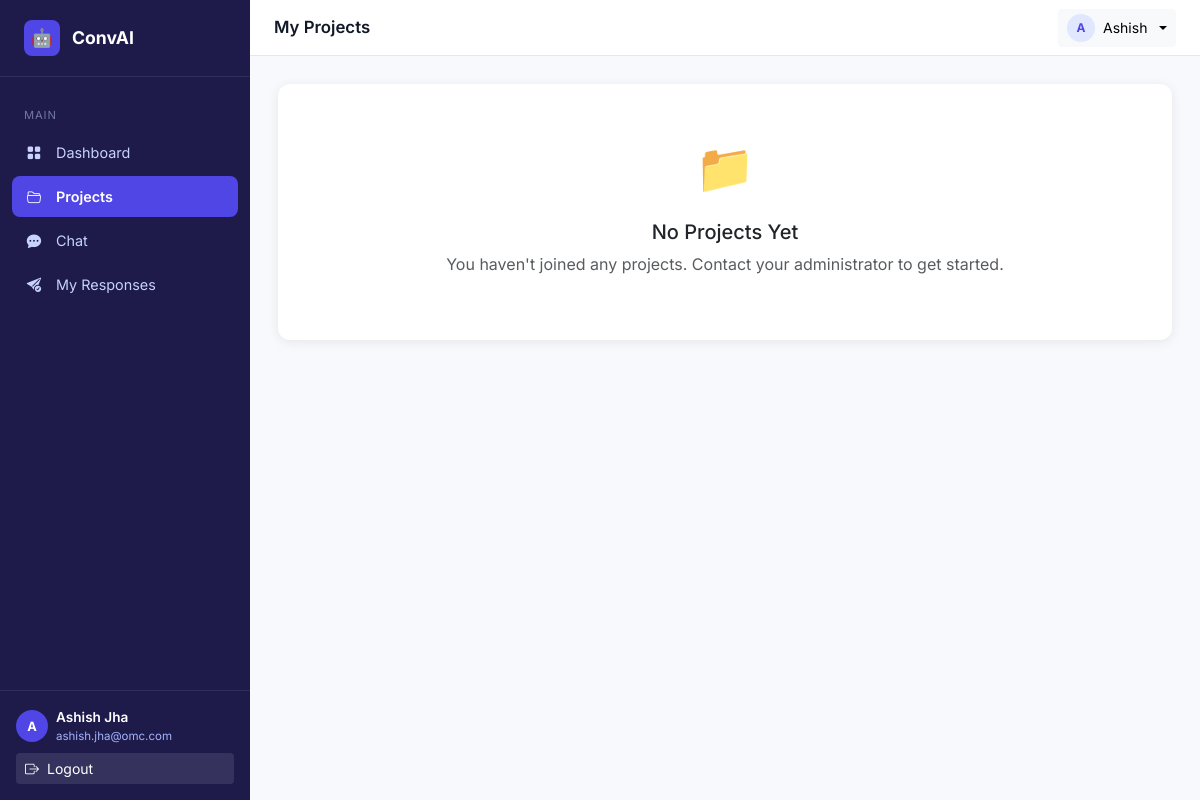
The page /projects/ (signed in) on the database as committed earlier.
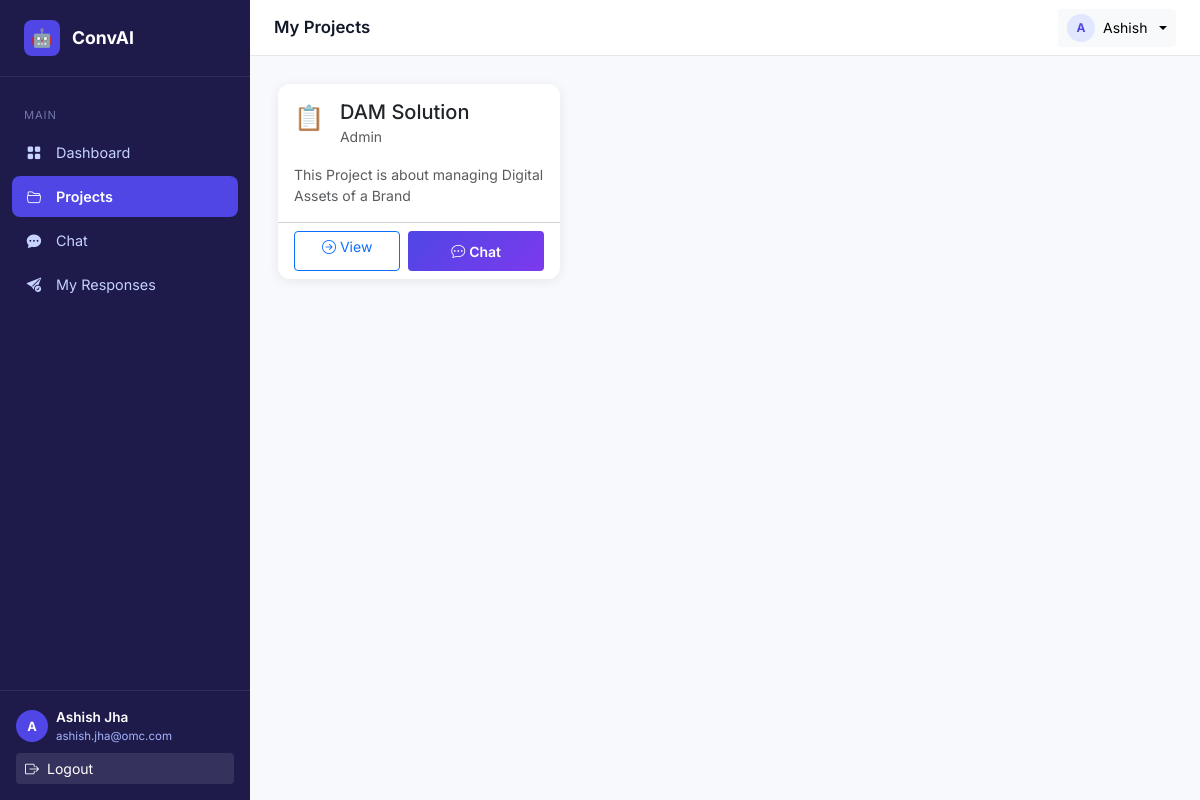
The same page on the database as committed later.
### apps/projects/models.py (models this page shows, shortened)
class UserProject(models.Model):
    ROLE_CHOICES = (
        ('member', 'Member'),
        ('admin', 'Admin'),
    )
    user = models.ForeignKey(User, on_delete=models.CASCADE, related_name='user_projects')
    project = models.ForeignKey(Project, on_delete=models.CASCADE, related_name='members')
    role = models.CharField(max_length=20, choices=ROLE_CHOICES, default='member')
    joined_at = models.DateTimeField(auto_now_add=True)
    class Meta:
        db_table = 'user_project'
        verbose_name = 'User Project'
        verbose_name_plural = 'User Projects'
        unique_together = ('user', 'project')

class Project(models.Model):
    owner = models.ForeignKey(User, on_delete=models.CASCADE, related_name='owned_projects')
    name = models.CharField(max_length=255)
    description = models.TextField(blank=True, null=True)
    is_active = models.BooleanField(default=True)
    created_at = models.DateTimeField(auto_now_add=True)
    updated_at = models.DateTimeField(auto_now=True)
    class Meta:
        db_table = 'project'
        verbose_name = 'Project'
        verbose_name_plural = 'Projects'
        ordering = ['-created_at']

### apps/frontend/views.py (the view)
    def wrapper(request, *args, **kwargs):
        if not request.user.is_authenticated:
            return redirect('frontend:login')
        return view_func(request, *args, **kwargs)

### apps/frontend/views.py (called while the page is built)
def login_required_decorator(view_func):
    def wrapper(request, *args, **kwargs):
        if not request.user.is_authenticated:
            return redirect('frontend:login')
        return view_func(request, *args, **kwargs)
    return wrapper

@login_required_decorator
def user_projects(request):
    user_projects = UserProject.objects.filter(user=request.user).select_related('project')
    context = {
        'projects': user_projects,
    }
    return render(request, 'user/projects.html', context)

### templates/user/projects.html (shortened to what this page needs)
{% extends "base.html" %}
{% block page_title %}My Projects{% endblock %}
{% block nav_projects %}active{% endblock %}
{% block content %}
<div class="row g-4">
  {% for user_project in projects %}
  <div class="col-md-6 col-lg-4">
    <div class="card h-100">
      <div class="card-body">
        <div class="d-flex align-items-start gap-3 mb-3">
          <div style="font-size: 1.5rem;">📋</div>
          <div class="flex-grow-1">
            <h5 class="card-title mb-0">{{ user_project.project.name }}</h5>
            <small class="text-muted">{{ user_project.get_role_display }}</small>
          </div>
        </div>
        <p class="card-text text-muted small">{{ user_project.project.description|truncatewords:15 }}</p>
      </div>
      <div class="card-footer bg-transparent d-flex gap-2">
        <a href="{% url 'frontend:user_project_detail' user_project.project.id %}" class="btn btn-sm btn-outline-primary flex-fill">
          <i class="bi bi-arrow-right-circle me-1"></i>View
        </a>
        <a href="{% url 'frontend:user_chat' %}" class="btn btn-sm btn-primary flex-fill">
          <i class="bi bi-chat-dots me-1"></i>Chat
        </a>
      </div>
    </div>
  </div>
  {% empty %}
  <div class="col-12">
    <div class="card text-center py-5">
      <div style="font-size: 3rem; margin-bottom: 1rem;">📁</div>
      <h5>No Projects Yet</h5>
      <p class="text-muted">You haven't joined any projects. Contact your administrator to get started.</p>
    </div>
  </div>
  {% endfor %}
</div>
{% endblock %}

Rows that differ between the two databases and show on the page:
added UserProject: project.name "DAM Solution", role "Admin", project.description "This Project is about managing Digital Assets of a Brand"
Other text that changed with them:
text no longer shown: "📁 No Projects Yet You haven't joined any projects. Contact your administrator to get started."
